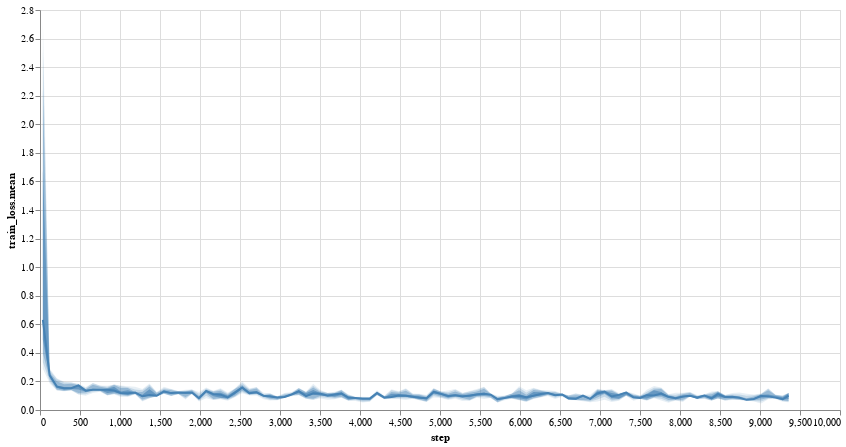

Source (notebook cell):
### Markdown cell above
Here's a smoothed out version, with variance bands, which I tend to prefer.

### Code cell
a.tb.render_scalar_simple(Scalars.train_loss).interactive()
